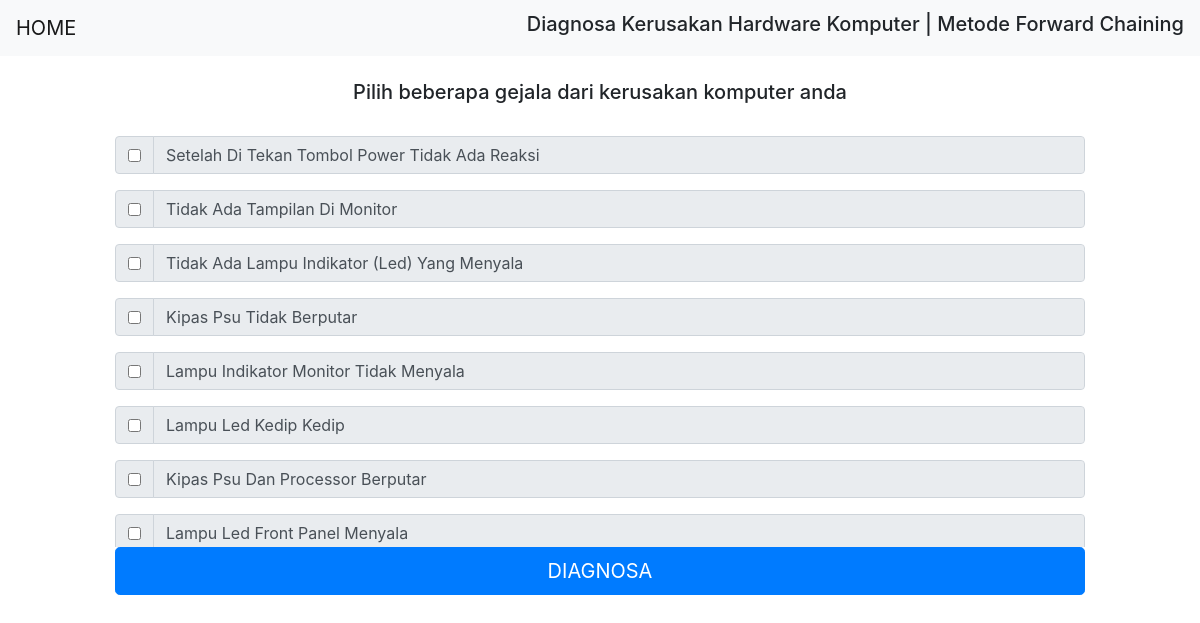
The page / on the database its author committed.
### tables this page shows
CREATE TABLE `tb_gejala` (
  `id` int(5) NOT NULL,
  `kode` varchar(5) NOT NULL,
  `gejala` varchar(200) NOT NULL
);

### pil_gejala.php (the view)
<?php include 'koneksi.php';?>
<center>
	<form class="col-10" method="POST" action="proses.php">
		<div style="overflow: scroll; height: 467px;">
			<h5>Pilih beberapa gejala dari kerusakan komputer anda</h5> <br>
			<?php
	$qry="select * from tb_gejala";
	$data=mysqli_query($kon,$qry);
	while ($d=mysqli_fetch_array($data)) {
	?>
			<div class="input-group mb-3">
				<div class="input-group-prepend">
					<div class="input-group-text">
						<input type="checkbox" aria-label="Checkbox for following text input" value="<?=$d['kode']?>"
							name="<?=$d['id']?>">
					</div>
				</div>
				<input type="text" class="form-control" aria-label="Text input with checkbox" value="<?=$d['gejala']?>"
					disabled>
			</div>
			<?php
	}
	?>
		</div>
		<input type="submit" class="btn btn-primary btn-lg btn-block" name="submit" value="DIAGNOSA">
	</form>
</center>

### header.php (shortened to what this page needs)
<!DOCTYPE html>
<html lang="en" dir="ltr">
  <head>
    <link rel="stylesheet" href="bootstrap.min.css">
  </head>
  <body>
    <nav class="navbar navbar-light bg-light">
      <a class="navbar-brand" href="index.php">
        <img src="#"  class="d-inline-block align-top" alt="">HOME
      </a>
      <h5>Diagnosa Kerusakan Hardware Komputer | Metode Forward Chaining</h5>
    </nav>

### index.php
<?php
include 'header.php';
?>
<br>
<?php
include 'pil_gejala.php';
 ?>

### rows shown on the page
tb_gejala: gejala "Setelah Di Tekan Tombol Power Tidak Ada Reaksi"
tb_gejala: gejala "Tidak Ada Tampilan Di Monitor"
tb_gejala: gejala "Tidak Ada Lampu Indikator (Led) Yang Menyala"
tb_gejala: gejala "Kipas Psu Tidak Berputar"
tb_gejala: gejala "Lampu Indikator Monitor Tidak Menyala"
tb_gejala: gejala "Lampu Led Kedip Kedip"
tb_gejala: gejala "Kipas Psu Dan Processor Berputar"
tb_gejala: gejala "Lampu Led Front Panel Menyala"
